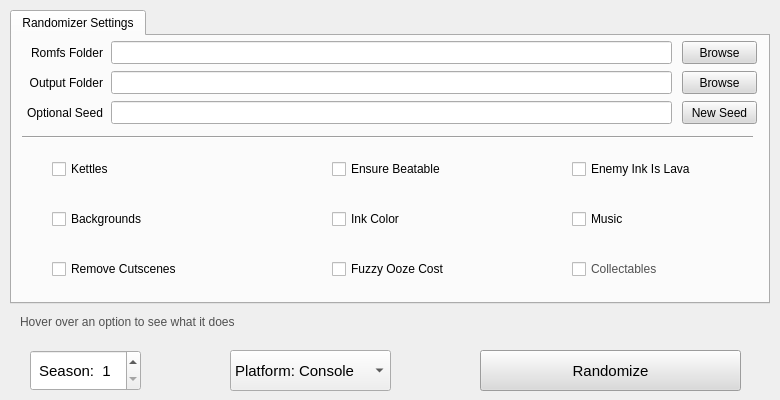
<?xml version="1.0" encoding="UTF-8"?>
<ui version="4.0">
 <class>MainWindow</class>
 <widget class="QMainWindow" name="MainWindow">
  <property name="geometry">
   <rect>
    <x>0</x>
    <y>0</y>
    <width>780</width>
    <height>400</height>
   </rect>
  </property>
  <property name="minimumSize">
   <size>
    <width>780</width>
    <height>400</height>
   </size>
  </property>
  <property name="windowTitle">
   <string>Splatoon 3 Randomizer</string>
  </property>
  <widget class="QWidget" name="centralwidget">
   <widget class="QTabWidget" name="tabWidget">
    <property name="geometry">
     <rect>
      <x>10</x>
      <y>10</y>
      <width>760</width>
      <height>294</height>
     </rect>
    </property>
    <property name="sizePolicy">
     <sizepolicy hsizetype="Expanding" vsizetype="Expanding">
      <horstretch>0</horstretch>
      <verstretch>0</verstretch>
     </sizepolicy>
    </property>
    <property name="font">
     <font>
      <pointsize>9</pointsize>
     </font>
    </property>
    <property name="autoFillBackground">
     <bool>false</bool>
    </property>
    <property name="tabPosition">
     <enum>QTabWidget::North</enum>
    </property>
    <property name="tabShape">
     <enum>QTabWidget::Rounded</enum>
    </property>
    <property name="currentIndex">
     <number>0</number>
    </property>
    <widget class="QWidget" name="tab">
     <property name="autoFillBackground">
      <bool>false</bool>
     </property>
     <attribute name="title">
      <string>Randomizer Settings</string>
     </attribute>
     <widget class="QPushButton" name="browseButton1">
      <property name="geometry">
       <rect>
        <x>670</x>
        <y>5</y>
        <width>75</width>
        <height>23</height>
       </rect>
      </property>
      <property name="sizePolicy">
       <sizepolicy hsizetype="Preferred" vsizetype="Fixed">
        <horstretch>0</horstretch>
        <verstretch>0</verstretch>
       </sizepolicy>
      </property>
      <property name="font">
       <font>
        <pointsize>9</pointsize>
        <bold>false</bold>
       </font>
      </property>
      <property name="autoFillBackground">
       <bool>false</bool>
      </property>
      <property name="styleSheet">
       <string notr="true">background-color: rgb(218, 218, 218);</string>
      </property>
      <property name="text">
       <string>Browse</string>
      </property>
      <property name="default">
       <bool>false</bool>
      </property>
      <property name="flat">
       <bool>false</bool>
      </property>
     </widget>
     <widget class="QLineEdit" name="lineEdit">
      <property name="geometry">
       <rect>
        <x>99</x>
        <y>5</y>
        <width>561</width>
        <height>23</height>
       </rect>
      </property>
      <property name="font">
       <font>
        <pointsize>9</pointsize>
        <bold>false</bold>
       </font>
      </property>
      <property name="text">
       <string/>
      </property>
     </widget>
     <widget class="QLabel" name="label">
      <property name="geometry">
       <rect>
        <x>10</x>
        <y>5</y>
        <width>81</width>
        <height>23</height>
       </rect>
      </property>
      <property name="sizePolicy">
       <sizepolicy hsizetype="Fixed" vsizetype="Fixed">
        <horstretch>0</horstretch>
        <verstretch>0</verstretch>
       </sizepolicy>
      </property>
      <property name="minimumSize">
       <size>
        <width>75</width>
        <height>23</height>
       </size>
      </property>
      <property name="font">
       <font>
        <pointsize>9</pointsize>
        <bold>false</bold>
       </font>
      </property>
      <property name="frameShape">
       <enum>QFrame::NoFrame</enum>
      </property>
      <property name="frameShadow">
       <enum>QFrame::Plain</enum>
      </property>
      <property name="text">
       <string>Romfs Folder</string>
      </property>
      <property name="textFormat">
       <enum>Qt::PlainText</enum>
      </property>
      <property name="alignment">
       <set>Qt::AlignRight|Qt::AlignTrailing|Qt::AlignVCenter</set>
      </property>
      <property name="wordWrap">
       <bool>false</bool>
      </property>
     </widget>
     <widget class="QLabel" name="label_2">
      <property name="geometry">
       <rect>
        <x>10</x>
        <y>35</y>
        <width>81</width>
        <height>23</height>
       </rect>
      </property>
      <property name="sizePolicy">
       <sizepolicy hsizetype="Fixed" vsizetype="Fixed">
        <horstretch>0</horstretch>
        <verstretch>0</verstretch>
       </sizepolicy>
      </property>
      <property name="minimumSize">
       <size>
        <width>75</width>
        <height>23</height>
       </size>
      </property>
      <property name="font">
       <font>
        <pointsize>9</pointsize>
        <bold>false</bold>
       </font>
      </property>
      <property name="frameShape">
       <enum>QFrame::NoFrame</enum>
      </property>
      <property name="frameShadow">
       <enum>QFrame::Plain</enum>
      </property>
      <property name="text">
       <string>Output Folder</string>
      </property>
      <property name="textFormat">
       <enum>Qt::PlainText</enum>
      </property>
      <property name="alignment">
       <set>Qt::AlignRight|Qt::AlignTrailing|Qt::AlignVCenter</set>
      </property>
      <property name="wordWrap">
       <bool>false</bool>
      </property>
     </widget>
     <widget class="QLineEdit" name="lineEdit_2">
      <property name="geometry">
       <rect>
        <x>99</x>
        <y>35</y>
        <width>561</width>
        <height>23</height>
       </rect>
      </property>
      <property name="font">
       <font>
        <pointsize>9</pointsize>
        <bold>false</bold>
       </font>
      </property>
     </widget>
     <widget class="QPushButton" name="browseButton2">
      <property name="geometry">
       <rect>
        <x>670</x>
        <y>35</y>
        <width>75</width>
        <height>23</height>
       </rect>
      </property>
      <property name="sizePolicy">
       <sizepolicy hsizetype="Preferred" vsizetype="Fixed">
        <horstretch>0</horstretch>
        <verstretch>0</verstretch>
       </sizepolicy>
      </property>
      <property name="font">
       <font>
        <pointsize>9</pointsize>
        <bold>false</bold>
       </font>
      </property>
      <property name="autoFillBackground">
       <bool>false</bool>
      </property>
      <property name="styleSheet">
       <string notr="true">background-color: rgb(218, 218, 218);</string>
      </property>
      <property name="text">
       <string>Browse</string>
      </property>
      <property name="default">
       <bool>false</bool>
      </property>
      <property name="flat">
       <bool>false</bool>
      </property>
     </widget>
     <widget class="Line" name="line">
      <property name="geometry">
       <rect>
        <x>10</x>
        <y>93</y>
        <width>731</width>
        <height>16</height>
       </rect>
      </property>
      <property name="orientation">
       <enum>Qt::Horizontal</enum>
      </property>
     </widget>
     <widget class="QCheckBox" name="kettleCheck">
      <property name="geometry">
       <rect>
        <x>40</x>
        <y>123</y>
        <width>151</width>
        <height>20</height>
       </rect>
      </property>
      <property name="whatsThis">
       <string>Randomizes which levels the kettles take you to. Note that this weirdly affects superjumping</string>
      </property>
      <property name="text">
       <string>Kettles</string>
      </property>
     </widget>
     <widget class="QCheckBox" name="beatableCheck">
      <property name="geometry">
       <rect>
        <x>320</x>
        <y>123</y>
        <width>151</width>
        <height>20</height>
       </rect>
      </property>
      <property name="whatsThis">
       <string>Ensures that every level is beatable by keeping the first option vanilla. Every level is given 3 choices regardless</string>
      </property>
      <property name="text">
       <string>Ensure Beatable</string>
      </property>
     </widget>
     <widget class="QCheckBox" name="backgroundCheck">
      <property name="geometry">
       <rect>
        <x>40</x>
        <y>173</y>
        <width>151</width>
        <height>20</height>
       </rect>
      </property>
      <property name="whatsThis">
       <string>Randomizes the background in each level</string>
      </property>
      <property name="text">
       <string>Backgrounds</string>
      </property>
     </widget>
     <widget class="QCheckBox" name="inkCheck">
      <property name="geometry">
       <rect>
        <x>320</x>
        <y>173</y>
        <width>151</width>
        <height>20</height>
       </rect>
      </property>
      <property name="whatsThis">
       <string>Randomizes the ink color in every level, including the Crater, Alterna, and Rocket</string>
      </property>
      <property name="text">
       <string>Ink Color</string>
      </property>
     </widget>
     <widget class="QCheckBox" name="musicCheck">
      <property name="geometry">
       <rect>
        <x>560</x>
        <y>173</y>
        <width>151</width>
        <height>20</height>
       </rect>
      </property>
      <property name="whatsThis">
       <string>Randomizes the music in every level</string>
      </property>
      <property name="text">
       <string>Music</string>
      </property>
     </widget>
     <widget class="QCheckBox" name="lavaCheck">
      <property name="geometry">
       <rect>
        <x>560</x>
        <y>123</y>
        <width>151</width>
        <height>20</height>
       </rect>
      </property>
      <property name="whatsThis">
       <string>Makes every level kill you if you touch enemy ink. Getting armor prevents this. Might have issues with randomized ink colors</string>
      </property>
      <property name="text">
       <string>Enemy Ink Is Lava</string>
      </property>
     </widget>
     <widget class="QLabel" name="label_3">
      <property name="geometry">
       <rect>
        <x>10</x>
        <y>65</y>
        <width>81</width>
        <height>23</height>
       </rect>
      </property>
      <property name="sizePolicy">
       <sizepolicy hsizetype="Fixed" vsizetype="Fixed">
        <horstretch>0</horstretch>
        <verstretch>0</verstretch>
       </sizepolicy>
      </property>
      <property name="minimumSize">
       <size>
        <width>75</width>
        <height>23</height>
       </size>
      </property>
      <property name="font">
       <font>
        <pointsize>9</pointsize>
        <bold>false</bold>
       </font>
      </property>
      <property name="frameShape">
       <enum>QFrame::NoFrame</enum>
      </property>
      <property name="frameShadow">
       <enum>QFrame::Plain</enum>
      </property>
      <property name="text">
       <string>Optional Seed</string>
      </property>
      <property name="textFormat">
       <enum>Qt::PlainText</enum>
      </property>
      <property name="alignment">
       <set>Qt::AlignRight|Qt::AlignTrailing|Qt::AlignVCenter</set>
      </property>
      <property name="wordWrap">
       <bool>false</bool>
      </property>
     </widget>
     <widget class="QLineEdit" name="lineEdit_3">
      <property name="geometry">
       <rect>
        <x>99</x>
        <y>65</y>
        <width>561</width>
        <height>23</height>
       </rect>
      </property>
      <property name="font">
       <font>
        <pointsize>9</pointsize>
        <bold>false</bold>
       </font>
      </property>
     </widget>
     <widget class="QPushButton" name="seedButton">
      <property name="geometry">
       <rect>
        <x>670</x>
        <y>65</y>
        <width>75</width>
        <height>23</height>
       </rect>
      </property>
      <property name="sizePolicy">
       <sizepolicy hsizetype="Preferred" vsizetype="Fixed">
        <horstretch>0</horstretch>
        <verstretch>0</verstretch>
       </sizepolicy>
      </property>
      <property name="font">
       <font>
        <pointsize>9</pointsize>
        <bold>false</bold>
       </font>
      </property>
      <property name="autoFillBackground">
       <bool>false</bool>
      </property>
      <property name="styleSheet">
       <string notr="true">background-color: rgb(218, 218, 218);</string>
      </property>
      <property name="text">
       <string>New Seed</string>
      </property>
      <property name="default">
       <bool>false</bool>
      </property>
      <property name="flat">
       <bool>false</bool>
      </property>
     </widget>
     <widget class="QCheckBox" name="cutsceneCheck">
      <property name="geometry">
       <rect>
        <x>40</x>
        <y>223</y>
        <width>151</width>
        <height>20</height>
       </rect>
      </property>
      <property name="whatsThis">
       <string>Removes long cutscenes and dialogue. Currently about half done</string>
      </property>
      <property name="text">
       <string>Remove Cutscenes</string>
      </property>
     </widget>
     <widget class="QCheckBox" name="collectCheck">
      <property name="enabled">
       <bool>true</bool>
      </property>
      <property name="geometry">
       <rect>
        <x>560</x>
        <y>223</y>
        <width>151</width>
        <height>20</height>
       </rect>
      </property>
      <property name="whatsThis">
       <string>Randomizes the contents of the collectables</string>
      </property>
      <property name="styleSheet">
       <string notr="true">color: rgb(80, 80, 80);</string>
      </property>
      <property name="text">
       <string>Collectables</string>
      </property>
      <property name="checkable">
       <bool>false</bool>
      </property>
     </widget>
     <widget class="QCheckBox" name="oozeCheck">
      <property name="enabled">
       <bool>true</bool>
      </property>
      <property name="geometry">
       <rect>
        <x>320</x>
        <y>223</y>
        <width>151</width>
        <height>20</height>
       </rect>
      </property>
      <property name="whatsThis">
       <string>Randomizes the cost of fuzzy ooze in Alterna. Crater ooze is left vanilla</string>
      </property>
      <property name="text">
       <string>Fuzzy Ooze Cost</string>
      </property>
      <property name="checkable">
       <bool>true</bool>
      </property>
     </widget>
    </widget>
   </widget>
   <widget class="QPushButton" name="randomizeButton">
    <property name="geometry">
     <rect>
      <x>480</x>
      <y>350</y>
      <width>261</width>
      <height>41</height>
     </rect>
    </property>
    <property name="font">
     <font>
      <pointsize>11</pointsize>
      <bold>false</bold>
     </font>
    </property>
    <property name="autoFillBackground">
     <bool>false</bool>
    </property>
    <property name="styleSheet">
     <string notr="true">background-color: rgb(218, 218, 218);</string>
    </property>
    <property name="text">
     <string>Randomize</string>
    </property>
    <property name="default">
     <bool>false</bool>
    </property>
    <property name="flat">
     <bool>false</bool>
    </property>
   </widget>
   <widget class="QLabel" name="explainLabel">
    <property name="geometry">
     <rect>
      <x>20</x>
      <y>310</y>
      <width>731</width>
      <height>23</height>
     </rect>
    </property>
    <property name="styleSheet">
     <string notr="true">color: rgb(80, 80, 80);</string>
    </property>
    <property name="text">
     <string>Hover over an option to see what it does</string>
    </property>
   </widget>
   <widget class="QSpinBox" name="seasonSpinBox">
    <property name="geometry">
     <rect>
      <x>30</x>
      <y>350</y>
      <width>111</width>
      <height>41</height>
     </rect>
    </property>
    <property name="font">
     <font>
      <pointsize>11</pointsize>
     </font>
    </property>
    <property name="prefix">
     <string> Season:  </string>
    </property>
    <property name="minimum">
     <number>1</number>
    </property>
    <property name="maximum">
     <number>6</number>
    </property>
   </widget>
   <widget class="QComboBox" name="platformComboBox">
    <property name="geometry">
     <rect>
      <x>230</x>
      <y>350</y>
      <width>161</width>
      <height>41</height>
     </rect>
    </property>
    <property name="font">
     <font>
      <pointsize>11</pointsize>
     </font>
    </property>
    <item>
     <property name="text">
      <string>Platform: Console</string>
     </property>
    </item>
    <item>
     <property name="text">
      <string>Platform: Emulator</string>
     </property>
    </item>
   </widget>
  </widget>
  <action name="actionEnglish">
   <property name="text">
    <string>English</string>
   </property>
  </action>
  <action name="actionfran_ais">
   <property name="text">
    <string>Français</string>
   </property>
  </action>
  <action name="action">
   <property name="text">
    <string>中文</string>
   </property>
  </action>
  <action name="actionLight">
   <property name="text">
    <string>Light</string>
   </property>
  </action>
  <action name="actionDark">
   <property name="text">
    <string>Dark</string>
   </property>
  </action>
  <action name="actionChangelog">
   <property name="text">
    <string>What's New</string>
   </property>
  </action>
  <action name="actionPlanned_Features">
   <property name="text">
    <string>Future</string>
   </property>
  </action>
  <action name="actionHelp">
   <property name="text">
    <string>Help</string>
   </property>
  </action>
  <action name="actionKnown_Issues">
   <property name="text">
    <string>Known Issues</string>
   </property>
  </action>
 </widget>
 <resources/>
 <connections/>
</ui>
